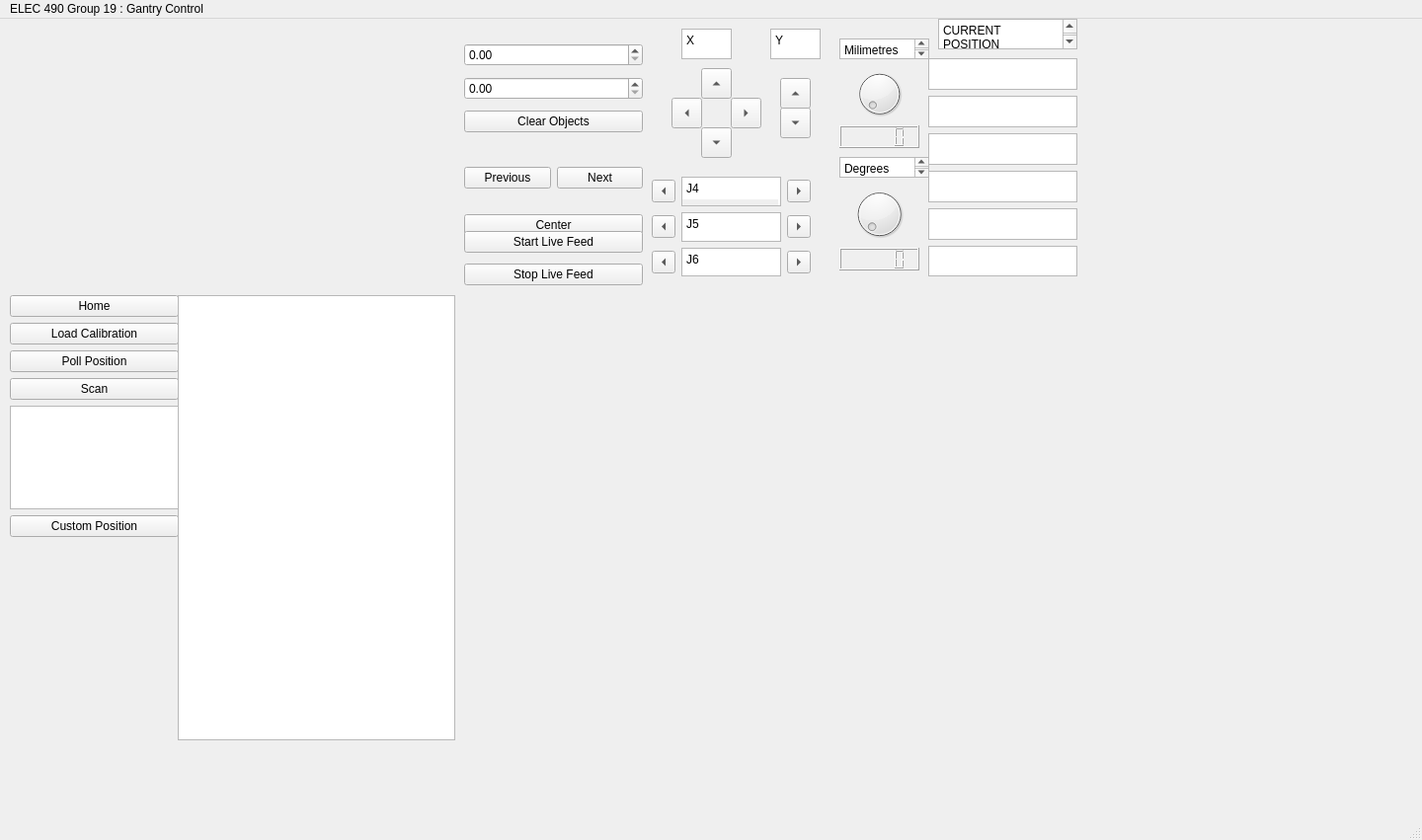
<?xml version="1.0" encoding="UTF-8"?>
<ui version="4.0">
 <class>GantryWindow</class>
 <widget class="QMainWindow" name="GantryWindow">
  <property name="geometry">
   <rect>
    <x>0</x>
    <y>0</y>
    <width>1440</width>
    <height>851</height>
   </rect>
  </property>
  <property name="windowTitle">
   <string>MainWindow</string>
  </property>
  <property name="autoFillBackground">
   <bool>true</bool>
  </property>
  <widget class="QWidget" name="centralwidget">
   <widget class="ItemDisplayWindow" name="itemDisplay" native="true">
    <property name="geometry">
     <rect>
      <x>10</x>
      <y>10</y>
      <width>441</width>
      <height>261</height>
     </rect>
    </property>
   </widget>
   <widget class="QWidget" name="verticalLayoutWidget">
    <property name="geometry">
     <rect>
      <x>10</x>
      <y>280</y>
      <width>171</width>
      <height>245</height>
     </rect>
    </property>
    <layout class="QVBoxLayout" name="verticalLayout">
     <item>
      <widget class="QPushButton" name="homeButton">
       <property name="text">
        <string>Home</string>
       </property>
      </widget>
     </item>
     <item>
      <widget class="QPushButton" name="loadCalButton">
       <property name="text">
        <string>Load Calibration</string>
       </property>
      </widget>
     </item>
     <item>
      <widget class="QPushButton" name="positionButton">
       <property name="text">
        <string>Poll Position</string>
       </property>
      </widget>
     </item>
     <item>
      <widget class="QPushButton" name="scanButton">
       <property name="text">
        <string>Scan</string>
       </property>
      </widget>
     </item>
     <item>
      <widget class="QTextEdit" name="positionInput"/>
     </item>
     <item>
      <widget class="QPushButton" name="moveButton">
       <property name="text">
        <string>Custom Position</string>
       </property>
      </widget>
     </item>
    </layout>
   </widget>
   <widget class="QVTKWidget" name="qvtkWidget" native="true">
    <property name="geometry">
     <rect>
      <x>480</x>
      <y>280</y>
      <width>621</width>
      <height>451</height>
     </rect>
    </property>
   </widget>
   <widget class="QTextEdit" name="statusDisplay">
    <property name="geometry">
     <rect>
      <x>180</x>
      <y>280</y>
      <width>281</width>
      <height>451</height>
     </rect>
    </property>
   </widget>
   <widget class="QWidget" name="verticalLayoutWidget_3">
    <property name="geometry">
     <rect>
      <x>470</x>
      <y>130</y>
      <width>181</width>
      <height>111</height>
     </rect>
    </property>
    <layout class="QVBoxLayout" name="verticalLayout_3">
     <item>
      <layout class="QHBoxLayout" name="horizontalLayout">
       <item>
        <widget class="QPushButton" name="prevItemButton">
         <property name="text">
          <string>Previous</string>
         </property>
        </widget>
       </item>
       <item>
        <widget class="QPushButton" name="nextItemButton">
         <property name="text">
          <string>Next</string>
         </property>
        </widget>
       </item>
      </layout>
     </item>
     <item>
      <widget class="QPushButton" name="centerItemButton">
       <property name="text">
        <string>Center</string>
       </property>
      </widget>
     </item>
    </layout>
   </widget>
   <widget class="QWidget" name="verticalLayoutWidget_4">
    <property name="geometry">
     <rect>
      <x>470</x>
      <y>20</y>
      <width>181</width>
      <height>103</height>
     </rect>
    </property>
    <layout class="QVBoxLayout" name="verticalLayout_4">
     <item>
      <widget class="QDoubleSpinBox" name="cal_x_spin"/>
     </item>
     <item>
      <widget class="QDoubleSpinBox" name="cal_y_spin"/>
     </item>
     <item>
      <widget class="QPushButton" name="clearObjectsButton">
       <property name="text">
        <string>Clear Objects</string>
       </property>
      </widget>
     </item>
    </layout>
   </widget>
   <widget class="QWidget" name="verticalLayoutWidget_5">
    <property name="geometry">
     <rect>
      <x>470</x>
      <y>210</y>
      <width>181</width>
      <height>66</height>
     </rect>
    </property>
    <layout class="QVBoxLayout" name="verticalLayout_5">
     <item>
      <widget class="QPushButton" name="startLiveButton">
       <property name="text">
        <string>Start Live Feed</string>
       </property>
      </widget>
     </item>
     <item>
      <widget class="QPushButton" name="stopLiveButton">
       <property name="text">
        <string>Stop Live Feed</string>
       </property>
      </widget>
     </item>
    </layout>
   </widget>
   <widget class="QToolButton" name="increaseYButton">
    <property name="geometry">
     <rect>
      <x>710</x>
      <y>50</y>
      <width>31</width>
      <height>31</height>
     </rect>
    </property>
    <property name="text">
     <string>increaseX</string>
    </property>
    <property name="arrowType">
     <enum>Qt::UpArrow</enum>
    </property>
   </widget>
   <widget class="QToolButton" name="decreaseYButton">
    <property name="geometry">
     <rect>
      <x>710</x>
      <y>110</y>
      <width>31</width>
      <height>31</height>
     </rect>
    </property>
    <property name="text">
     <string>...</string>
    </property>
    <property name="arrowType">
     <enum>Qt::DownArrow</enum>
    </property>
   </widget>
   <widget class="QToolButton" name="decreaseXButton">
    <property name="geometry">
     <rect>
      <x>680</x>
      <y>80</y>
      <width>31</width>
      <height>31</height>
     </rect>
    </property>
    <property name="text">
     <string>...</string>
    </property>
    <property name="arrowType">
     <enum>Qt::LeftArrow</enum>
    </property>
   </widget>
   <widget class="QToolButton" name="increaseXButton">
    <property name="geometry">
     <rect>
      <x>740</x>
      <y>80</y>
      <width>31</width>
      <height>31</height>
     </rect>
    </property>
    <property name="text">
     <string>...</string>
    </property>
    <property name="arrowType">
     <enum>Qt::RightArrow</enum>
    </property>
   </widget>
   <widget class="QToolButton" name="increaseZButton">
    <property name="geometry">
     <rect>
      <x>790</x>
      <y>60</y>
      <width>31</width>
      <height>31</height>
     </rect>
    </property>
    <property name="text">
     <string>...</string>
    </property>
    <property name="arrowType">
     <enum>Qt::UpArrow</enum>
    </property>
   </widget>
   <widget class="QToolButton" name="decreaseZButton">
    <property name="geometry">
     <rect>
      <x>790</x>
      <y>90</y>
      <width>31</width>
      <height>31</height>
     </rect>
    </property>
    <property name="text">
     <string>...</string>
    </property>
    <property name="arrowType">
     <enum>Qt::DownArrow</enum>
    </property>
   </widget>
   <widget class="QWidget" name="verticalLayoutWidget_6">
    <property name="geometry">
     <rect>
      <x>850</x>
      <y>50</y>
      <width>81</width>
      <height>81</height>
     </rect>
    </property>
    <layout class="QVBoxLayout" name="verticalLayout_6">
     <item>
      <widget class="QDial" name="dial"/>
     </item>
     <item>
      <widget class="QLCDNumber" name="lcdNumber"/>
     </item>
    </layout>
   </widget>
   <widget class="QWidget" name="verticalLayoutWidget_2">
    <property name="geometry">
     <rect>
      <x>940</x>
      <y>40</y>
      <width>151</width>
      <height>221</height>
     </rect>
    </property>
    <layout class="QVBoxLayout" name="verticalLayout_2">
     <item>
      <widget class="QPlainTextEdit" name="x_pte"/>
     </item>
     <item>
      <widget class="QPlainTextEdit" name="y_pte"/>
     </item>
     <item>
      <widget class="QPlainTextEdit" name="z_pte"/>
     </item>
     <item>
      <widget class="QPlainTextEdit" name="j4_pte"/>
     </item>
     <item>
      <widget class="QPlainTextEdit" name="j5_pte"/>
     </item>
     <item>
      <widget class="QPlainTextEdit" name="j6_pte"/>
     </item>
    </layout>
   </widget>
   <widget class="QWidget" name="gridLayoutWidget">
    <property name="geometry">
     <rect>
      <x>660</x>
      <y>160</y>
      <width>161</width>
      <height>101</height>
     </rect>
    </property>
    <layout class="QGridLayout" name="gridLayout">
     <item row="1" column="2">
      <widget class="QToolButton" name="increasej5Button">
       <property name="text">
        <string>...</string>
       </property>
       <property name="arrowType">
        <enum>Qt::RightArrow</enum>
       </property>
      </widget>
     </item>
     <item row="1" column="0">
      <widget class="QToolButton" name="decreasej5Button">
       <property name="text">
        <string>...</string>
       </property>
       <property name="arrowType">
        <enum>Qt::LeftArrow</enum>
       </property>
      </widget>
     </item>
     <item row="0" column="2">
      <widget class="QToolButton" name="increasej4Button">
       <property name="text">
        <string>...</string>
       </property>
       <property name="arrowType">
        <enum>Qt::RightArrow</enum>
       </property>
      </widget>
     </item>
     <item row="2" column="0">
      <widget class="QToolButton" name="decreasej6Button">
       <property name="text">
        <string>...</string>
       </property>
       <property name="arrowType">
        <enum>Qt::LeftArrow</enum>
       </property>
      </widget>
     </item>
     <item row="2" column="2">
      <widget class="QToolButton" name="increasej6Button">
       <property name="text">
        <string>...</string>
       </property>
       <property name="arrowType">
        <enum>Qt::RightArrow</enum>
       </property>
      </widget>
     </item>
     <item row="0" column="0">
      <widget class="QToolButton" name="decreasej4Button">
       <property name="text">
        <string>...</string>
       </property>
       <property name="arrowType">
        <enum>Qt::LeftArrow</enum>
       </property>
      </widget>
     </item>
     <item row="0" column="1">
      <widget class="QPlainTextEdit" name="plainTextEdit">
       <property name="readOnly">
        <bool>true</bool>
       </property>
       <property name="plainText">
        <string>J4</string>
       </property>
       <property name="backgroundVisible">
        <bool>true</bool>
       </property>
      </widget>
     </item>
     <item row="1" column="1">
      <widget class="QPlainTextEdit" name="plainTextEdit_2">
       <property name="readOnly">
        <bool>true</bool>
       </property>
       <property name="plainText">
        <string>J5</string>
       </property>
      </widget>
     </item>
     <item row="2" column="1">
      <widget class="QPlainTextEdit" name="plainTextEdit_3">
       <property name="readOnly">
        <bool>true</bool>
       </property>
       <property name="plainText">
        <string>J6</string>
       </property>
      </widget>
     </item>
    </layout>
   </widget>
   <widget class="QPlainTextEdit" name="plainTextEdit_4">
    <property name="geometry">
     <rect>
      <x>690</x>
      <y>10</y>
      <width>51</width>
      <height>31</height>
     </rect>
    </property>
    <property name="plainText">
     <string>X</string>
    </property>
   </widget>
   <widget class="QPlainTextEdit" name="plainTextEdit_5">
    <property name="geometry">
     <rect>
      <x>780</x>
      <y>10</y>
      <width>51</width>
      <height>31</height>
     </rect>
    </property>
    <property name="plainText">
     <string>Y</string>
    </property>
   </widget>
   <widget class="QPlainTextEdit" name="plainTextEdit_6">
    <property name="geometry">
     <rect>
      <x>950</x>
      <y>0</y>
      <width>141</width>
      <height>31</height>
     </rect>
    </property>
    <property name="plainText">
     <string>CURRENT POSITION</string>
    </property>
   </widget>
   <widget class="QPlainTextEdit" name="plainTextEdit_7">
    <property name="geometry">
     <rect>
      <x>850</x>
      <y>20</y>
      <width>91</width>
      <height>21</height>
     </rect>
    </property>
    <property name="plainText">
     <string>Milimetres</string>
    </property>
   </widget>
   <widget class="QPlainTextEdit" name="plainTextEdit_8">
    <property name="geometry">
     <rect>
      <x>850</x>
      <y>140</y>
      <width>91</width>
      <height>21</height>
     </rect>
    </property>
    <property name="plainText">
     <string>Degrees</string>
    </property>
   </widget>
   <widget class="QWidget" name="verticalLayoutWidget_7">
    <property name="geometry">
     <rect>
      <x>850</x>
      <y>170</y>
      <width>81</width>
      <height>85</height>
     </rect>
    </property>
    <layout class="QVBoxLayout" name="verticalLayout_7">
     <item>
      <widget class="QDial" name="dial_2"/>
     </item>
     <item>
      <widget class="QLCDNumber" name="lcdNumber_2"/>
     </item>
    </layout>
   </widget>
  </widget>
  <widget class="QMenuBar" name="menubar">
   <property name="geometry">
    <rect>
     <x>0</x>
     <y>0</y>
     <width>1440</width>
     <height>25</height>
    </rect>
   </property>
   <widget class="QMenu" name="menuELEC_490_Group_19_Gantry_Control">
    <property name="title">
     <string>ELEC 490 Group 19 : Gantry Control</string>
    </property>
   </widget>
   <addaction name="menuELEC_490_Group_19_Gantry_Control"/>
  </widget>
  <widget class="QStatusBar" name="statusbar"/>
 </widget>
 <customwidgets>
  <customwidget>
   <class>QVTKWidget</class>
   <extends>QWidget</extends>
   <header>QVTKWidget.h</header>
  </customwidget>
  <customwidget>
   <class>ItemDisplayWindow</class>
   <extends>QWidget</extends>
   <header>itemdisplaywindow.h</header>
   <container>1</container>
  </customwidget>
 </customwidgets>
 <resources/>
 <connections/>
</ui>
